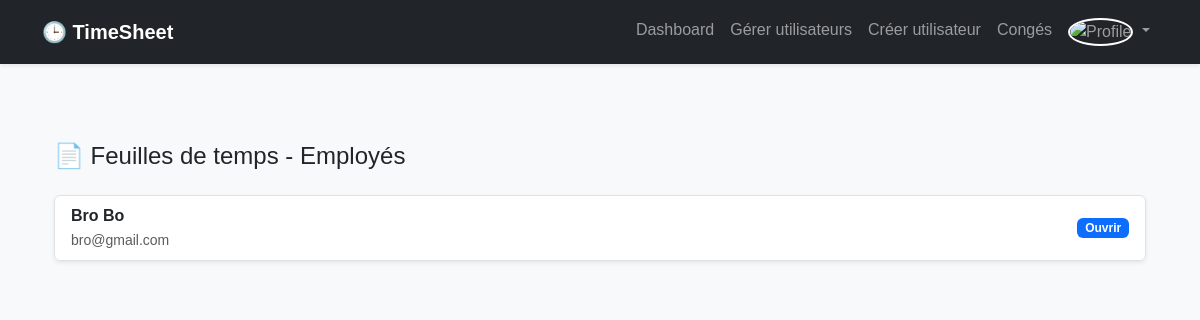
The app's page /admin/timesheet (signed in), older data.
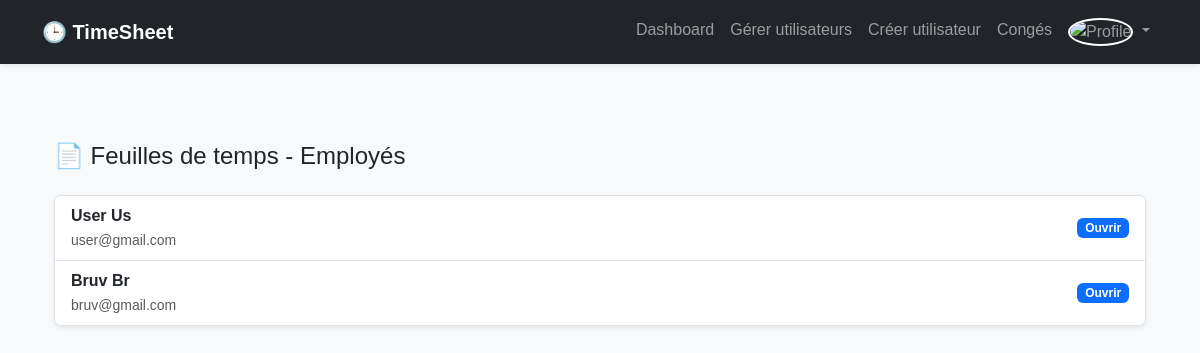
The same page, newer data.
### models.py (models this page shows, shortened)
class User(UserMixin, db.Model):
    id = db.Column(db.Integer, primary_key=True)
    nom = db.Column(db.String(100), nullable=False)
    prenom = db.Column(db.String(100), nullable=False)
    email = db.Column(db.String(120), unique=True, nullable=False)
    password_hash = db.Column(db.String(200), nullable=False)
    role = db.Column(db.String(20))  # admin, manager, consultant
    manager_id = db.Column(db.Integer, db.ForeignKey('user.id'))
    manager = db.relationship('User', remote_side=[id])
    project_id = db.Column(db.Integer, db.ForeignKey('project.id'))
    project = db.relationship('Project')
    must_change_password = db.Column(db.Boolean, default=True)
    profile_image = db.Column(db.String(255), default=None)  # chemin vers l'image de profil

### routes/admin.py (the view)
@admin.route('/timesheet')
@login_required
@admin_required
def admin_timesheet_user():
    users = User.query.filter(User.role != 'admin').all()
    return render_template('admin/timesheet_users.html', users=users)

### app.py (called while the page is built)
@login_manager.user_loader
def load_user(user_id):
    return User.query.get(int(user_id))

### routes/admin.py (called while the page is built)
def admin_required(f):
    @wraps(f)
    def decorated_function(*args, **kwargs):
        if not current_user.is_authenticated or current_user.role != 'admin':
            return abort(403)
        return f(*args, **kwargs)
    return decorated_function

### templates/admin/timesheet_users.html (shortened to what this page needs)
{% extends "base.html" %}
{% block content %}
<div class="container mt-4">
  <h4 class="mb-4">📄 Feuilles de temps - Employés</h4>
  <div class="list-group shadow-sm">
    {% for user in users %}
      <a href="{{ url_for('admin.admin_timesheet', user_id=user.id) }}" class="list-group-item list-group-item-action d-flex justify-content-between align-items-center">
        <div>
          <strong>{{ user.nom }} {{ user.prenom }}</strong><br>
          <small class="text-muted">{{ user.email }}</small>
        </div>
        <span class="badge bg-primary">Ouvrir</span>
      </a>
    {% endfor %}
  </div>
</div>
{% endblock %}

Row changes from the older to the newer data that the page shows:
removed User: nom "Bro", prenom "Bo", email "bro@gmail.com"
added User: nom "User", prenom "Us", email "user@gmail.com"
added User: nom "Bruv", prenom "Br", email "bruv@gmail.com"
